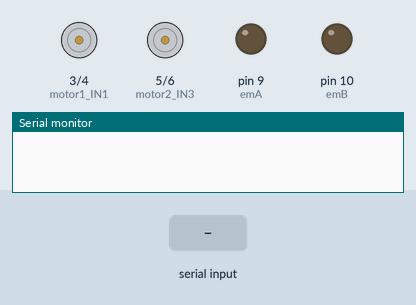
Simulated run of this sketch. Board: Arduino Uno, built with avr-gcc and run on an emulated ATmega328P. On the bench: motor-driver pin pairs drawn as motors (green arrow = first pin HIGH = forward, orange = second pin HIGH = backward, longer = more drive), output pins drawn as LEDs (lit = HIGH), the last lines printed to the serial monitor. The inputs (shaded band) are chosen by the test bench.

Above: at 1.2 s.
1.3 s: "F" received over Serial
At 2.0 s:
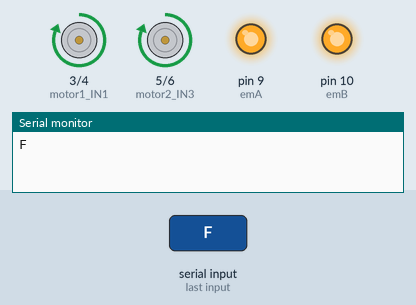
2.8 s: "B" received over Serial
At 3.2 s:
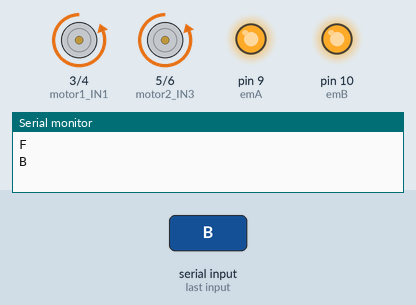
4.3 s: "L" received over Serial
At 5.5 s:
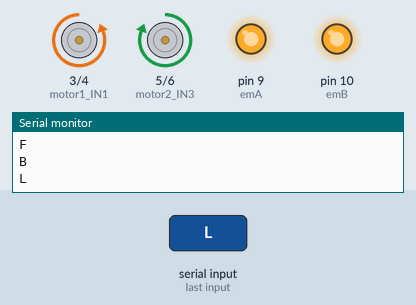
5.8 s: "R" received over Serial
At 6.7 s:
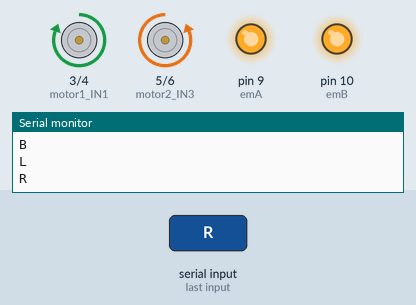
Timing chart, 0 to 8.3 s (numbered marks = the images above; inputs shaded):
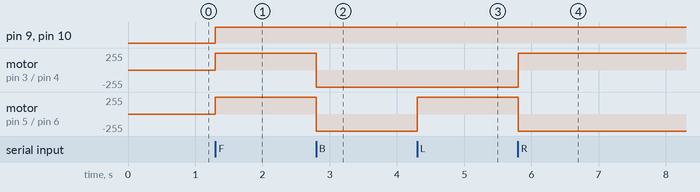

Measured:
- after the input at 1.3 s, pin 9 (emA), pin 10 (emB): LOW → HIGH at once; motor on pin 3 (motor1_IN1) / pin 4 (motor1_IN2), motor on pin 5 (motor2_IN3) / pin 6 (motor2_IN4): stopped → forward 255/255 at once
- after the input at 2.8 s, motor on pin 3 (motor1_IN1) / pin 4 (motor1_IN2), motor on pin 5 (motor2_IN3) / pin 6 (motor2_IN4): forward 255/255 → backward 255/255 at once
- after the input at 4.3 s, motor on pin 5 (motor2_IN3) / pin 6 (motor2_IN4): backward 255/255 → forward 255/255 at once
- after the input at 5.8 s, motor on pin 3 (motor1_IN1) / pin 4 (motor1_IN2): backward 255/255 → forward 255/255 at once; motor on pin 5 (motor2_IN3) / pin 6 (motor2_IN4): forward 255/255 → backward 255/255 at once

The sketch:

sketch_may12a.ino
```cpp
// Motor pinleri
int motor1_IN1 = 3;
int motor1_IN2 = 4;
int motor2_IN3 = 5;
int motor2_IN4 = 6;
int emA=9;
int emB=10;
char gelenVeri;

void setup() {

  pinMode(motor1_IN1, OUTPUT);
  pinMode(motor1_IN2, OUTPUT);
  pinMode(motor2_IN3, OUTPUT);
  pinMode(motor2_IN4, OUTPUT);
  pinMode(emA, OUTPUT);
  pinMode(emB, OUTPUT);

  Serial.begin(9600);
}

void loop() {
  if (Serial.available() > 0) {
    gelenVeri = Serial.read();
    Serial.println(gelenVeri);

    switch (gelenVeri) {
      case 'F':
        ileriGit();
        break;
      case 'B':
        geriGit();
        break;
      case 'L':
        solaDon();
        break;
      case 'R':
        sagaDon();
        break;
      case 'y':
        dur();
        break;
    }
  }
}

// Fonksiyonlar

void ileriGit() {
   digitalWrite(emA, HIGH);
    digitalWrite(emB, HIGH);
  digitalWrite(motor1_IN1, HIGH);
  digitalWrite(motor1_IN2, LOW);
  digitalWrite(motor2_IN3, HIGH);
  digitalWrite(motor2_IN4, LOW);
}

void geriGit() {
  digitalWrite(emA, HIGH);
    digitalWrite(emB, HIGH);
  digitalWrite(motor1_IN1, LOW);
  digitalWrite(motor1_IN2, HIGH);
  digitalWrite(motor2_IN3, LOW);
  digitalWrite(motor2_IN4, HIGH);
}

void solaDon() {
  digitalWrite(emA, HIGH);
    digitalWrite(emB, HIGH);
  digitalWrite(motor1_IN1, LOW);
  digitalWrite(motor1_IN2, HIGH);
  digitalWrite(motor2_IN3, HIGH);
  digitalWrite(motor2_IN4, LOW);
}

void sagaDon() {
  digitalWrite(emA, HIGH);
    digitalWrite(emB, HIGH);
  digitalWrite(motor1_IN1, HIGH);
  digitalWrite(motor1_IN2, LOW);
  digitalWrite(motor2_IN3, LOW);
  digitalWrite(motor2_IN4, HIGH);
}

void dur() {
  digitalWrite(emA, LOW);
    digitalWrite(emB, LOW);
  digitalWrite(motor1_IN1, LOW);
  digitalWrite(motor1_IN2, LOW);
  digitalWrite(motor2_IN3, LOW);
  digitalWrite(motor2_IN4, LOW);
}
```
